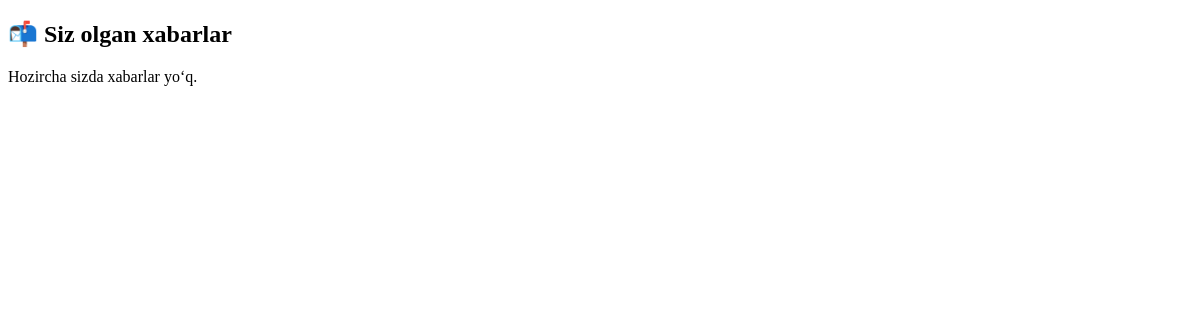
/my-messages/ (signed in), run on an earlier commit of the app's database.
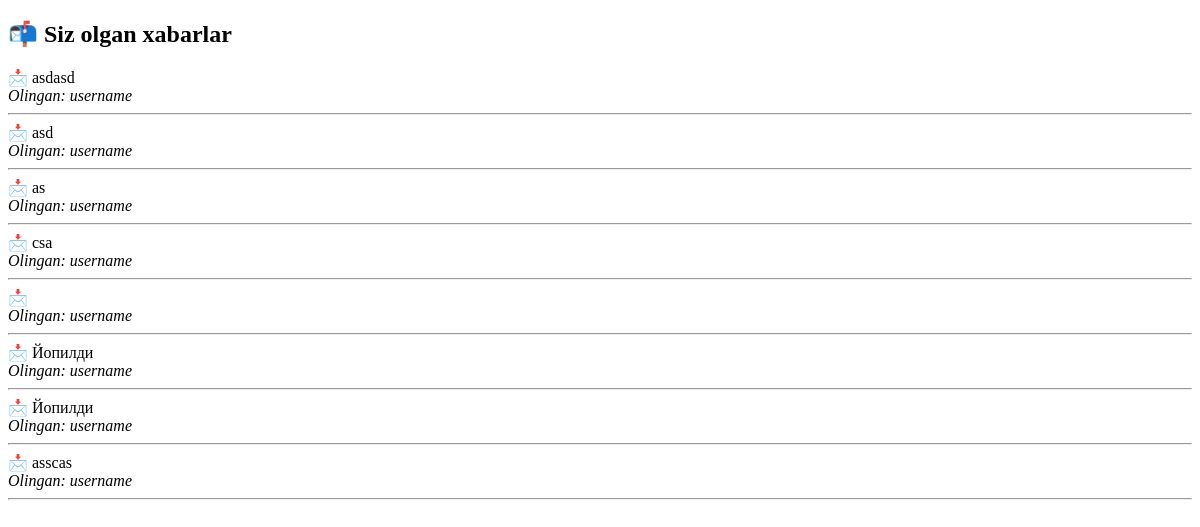
And on a later commit of the database.
### account/models.py (models this page shows, shortened)
class MessageUser(models.Model):
    text = models.TextField()
    taken_by = models.ForeignKey(User, null=True, blank=True, on_delete=models.SET_NULL)
    created_at = models.DateTimeField(auto_now_add=True)

class User(models.Model):
    username = models.CharField(max_length=100, unique=True)
    password = models.CharField(max_length=255)
    def __str__(self):
        return self.username

### account/views.py (the view)
# urls.py: path('my-messages/', views.my_messages_view, name='my_messages'),
def my_messages_view(request):
    user_id = request.session.get('user_id')
    if not user_id:
        return redirect('login')
    my_messages = MessageUser.objects.filter(taken_by_id=user_id).order_by('-created_at')
    return render(request, 'my_messages.html', {'messages': my_messages})

### templates/my_messages.html (shortened to what this page needs)
<!DOCTYPE html>
<html lang="en">
<head>
</head>
<body>
    <h2>📬 Siz olgan xabarlar</h2>
    {% for msg in messages %}
        <div>
            📩 {{ msg.text }}<br>
            <i>Olingan: {{ msg.taken_by }}</i>
        </div>
        <hr>
    {% empty %}
        <p>Hozircha sizda xabarlar yo‘q.</p>
    {% endfor %}
</body>
</html>

What changed in the data, as far as the page shows it:
added MessageUser: text "asdasd", taken_by "username"
added MessageUser: text "asd", taken_by "username"
added MessageUser: text "as", taken_by "username"
added MessageUser: text "csa", taken_by "username"
added MessageUser: taken_by "username"
added MessageUser: text "Йопилди", taken_by "username"
added MessageUser: text "Йопилди", taken_by "username"
added MessageUser: text "asscas", taken_by "username"
Also different on the page:
text no longer shown: "Hozircha sizda xabarlar yo‘q."
